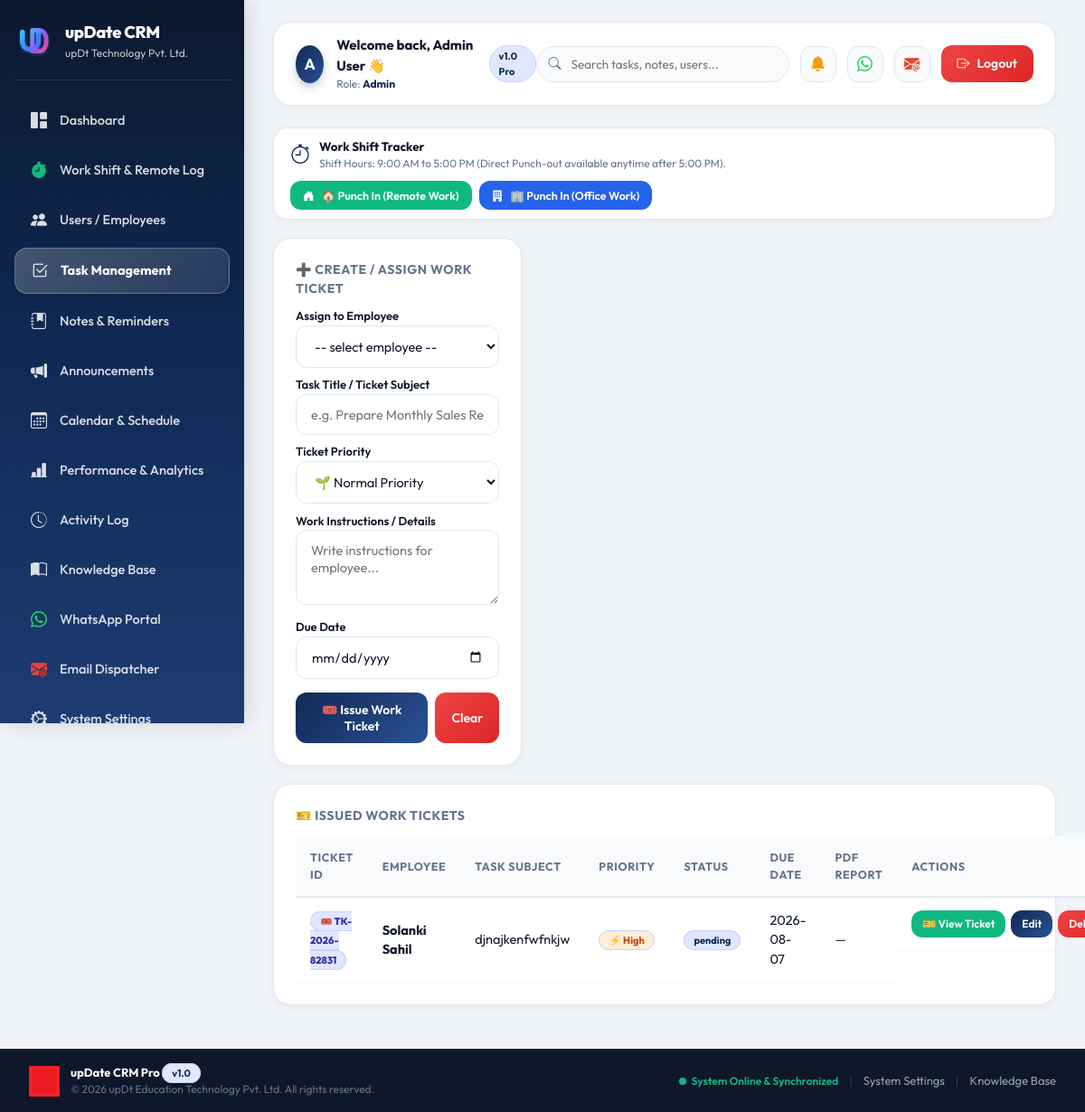
Page /admin/tasks.php (signed in) on the committed database.
### tables this page shows
CREATE TABLE `tasks` (
  `id` int(11) NOT NULL AUTO_INCREMENT,
  `title` varchar(255) NOT NULL,
  `description` text DEFAULT NULL,
  `assigned_to` int(11) NOT NULL,
  `status` enum('pending','completed') DEFAULT 'pending',
  `created_at` timestamp NOT NULL DEFAULT current_timestamp(),
  `assigned_by` int(11) DEFAULT 0,
  `due_date` date DEFAULT NULL,
  `submission_note` text DEFAULT NULL,
  `submission_time` datetime DEFAULT NULL,
  `user_id` int(11) DEFAULT 0,
  `created_by` int(11) DEFAULT 0,
  `submission_file` varchar(255) DEFAULT NULL,
  `submitted_at` datetime DEFAULT NULL,
  `remarks` text DEFAULT NULL,
  `ticket_id` varchar(50) DEFAULT NULL,
  `priority` varchar(20) DEFAULT 'Normal',
  PRIMARY KEY (`id`),
  KEY `assigned_to` (`assigned_to`),
  CONSTRAINT `tasks_ibfk_1` FOREIGN KEY (`assigned_to`) REFERENCES `users` (`id`) ON DELETE CASCADE
);

### admin/tasks.php (the view, shortened to what this page needs)
<?php
include __DIR__."/../includes/header.php";
$sql = "SELECT t.*, COALESCE(u.name, 'Unassigned') AS user_name, u.email
        FROM tasks t
        LEFT JOIN users u ON u.id = COALESCE(NULLIF(t.user_id,0), NULLIF(t.assigned_to,0))
        ORDER BY t.created_at DESC";
$tasks = $conn->query($sql);
?>
<div class="grid">
  <div class="card">
    <h3>➕ Create / Assign Work Ticket</h3>
    <form action="task_save.php" method="post" class="form" style="display:grid; gap:.6rem; max-width:600px">
      <label style="font-size:13px; font-weight:600;">Assign to Employee
        <select name="user_id" id="user_id" class="input" required>
          <option value="">-- select employee --</option>
        </select>
      </label>
      <label style="font-size:13px; font-weight:600;">Task Title / Ticket Subject
        <input type="text" name="title" id="title" class="input" placeholder="e.g. Prepare Monthly Sales Report" required>
      </label>
      <label style="font-size:13px; font-weight:600;">Ticket Priority
        <select name="priority" id="priority" class="input">
          <option value="Normal">🌱 Normal Priority</option>
        </select>
      </label>
      <label style="font-size:13px; font-weight:600;">Work Instructions / Details
        <textarea name="description" id="description" class="input" rows="3" placeholder="Write instructions for employee..."></textarea>
      </label>
      <label style="font-size:13px; font-weight:600;">Due Date
        <input type="date" name="due_date" id="due_date" class="input">
      </label>
      <div style="display:flex; gap:.5rem; margin-top:6px;">
        <button class="btn" type="submit">🎟️ Issue Work Ticket</button>
        <button class="btn danger-btn" type="reset" onclick="clearForm()">Clear</button>
      </div>
    </form>
  </div>
  <div class="card" style="grid-column: 1 / -1;">
    <h3>🎫 Issued Work Tickets</h3>
    <div class="table">
      <table style="width:100%; border-collapse:collapse;">
        <thead>
          <tr>
            <th>Ticket ID</th>
            <th>Employee</th>
            <th>Task Subject</th>
            <th>Priority</th>
            <th>Status</th>
            <th>Due Date</th>
            <th>PDF Report</th>
            <th>Actions</th>
          </tr>
        </thead>
        <tbody>
        <?php if ($tasks) { while($t = $tasks->fetch_assoc()):
            $tid = $t['ticket_id'] ?: ("TK-" . date('Y') . "-" . str_pad($t['id'], 5, '0', STR_PAD_LEFT));
            $p = $t['priority'] ?: 'Normal';
        ?>
          <tr>
            <td>
              <span class="badge" style="background:#e0e7ff; color:#3730a3; font-weight:800;">
                🎟️ <?php echo htmlspecialchars($tid); ?>
              </span>
            </td>
            <td><strong><?php echo htmlspecialchars($t['user_name'] ?? '—'); ?></strong></td>
            <td><?php echo htmlspecialchars($t['title'] ?? '—'); ?></td>
            <td>
              <span class="badge" style="background:<?php echo $p==='Urgent'?'#fee2e2':($p==='High'?'#ffedd5':'#f1f5f9'); ?>; color:<?php echo $p==='Urgent'?'#991b1b':($p==='High'?'#c2410c':'#334155'); ?>;">
                <?php echo $p==='Urgent'?'🔥 Urgent':($p==='High'?'⚡ High':'🌱 Normal'); ?>
              </span>
            </td>
            <td><span class="badge"><?php echo htmlspecialchars($t['status'] ?? 'pending'); ?></span></td>
            <td><?php echo $t['due_date'] ?: '—'; ?></td>
            <td>
              <?php if(!empty($t['submission_file'])): ?>
                <a class="link" href="../uploads/tasks/<?php echo urlencode($t['submission_file']); ?>" target="_blank">📄 View PDF</a>
              <?php else: ?>
                —
              <?php endif; ?>
            </td>
            <td style="white-space:nowrap; display:flex; gap:6px;">
              <a class="btn" style="padding:6px 12px; font-size:12px; background:#10b981; border:none;" href="../view_ticket.php?id=<?php echo $t['id']; ?>" target="_blank">🎫 View Ticket</a>
              <button class="btn" style="padding:6px 12px; font-size:12px;" onclick='editTask(<?php echo json_encode([
                "id"=>$t["id"],
                "user_id"=>$t["user_id"] ?? $t["assigned_to"] ?? 0,
                "title"=>$t["title"],
                "priority"=>$t["priority"] ?? "Normal",
                "description"=>$t["description"] ?? '',
                "due_date"=>$t["due_date"] ?? ''
              ], JSON_HEX_TAG|JSON_HEX_APOS|JSON_HEX_AMP|JSON_HEX_QUOT); ?>)'>Edit</button>
              <a class="btn danger-btn" style="padding:6px 12px; font-size:12px;" href="task_delete.php?id=<?php echo $t['id']; ?>" onclick="return confirm('Delete this ticket?')">Delete</a>
            </td>
          </tr>
        <?php endwhile; } ?>
        </tbody>
      </table>
    </div>
  </div>
</div>
<?php include __DIR__."/../includes/footer.php"; ?>

### assets/css/style.css (style rules this page uses)
:root { --brand-primary: #102a56; --brand-gradient: linear-gradient(135deg, #102a56 0%, #1e3c72 50%, #2a5298 100%); --bg-main: #f1f5f9; --card-bg: #ffffff; --text-dark: #0f172a; --text-muted: #64748b; --border-light: #e2e8f0; --accent-blue: #2563eb; --accent-emerald: #10b981; --accent-rose: #ef4444; --accent-amber: #f59e0b; --shadow-sm: 0 2px 10px rgba(15, 23, 42, 0.05); --shadow-md: 0 12px 28px -6px rgba(15, 23, 42, 0.09); }
* { box-sizing: border-box; margin: 0; padding: 0; }
body { font-family: 'Outfit', -apple-system, BlinkMacSystemFont, 'Segoe UI', Roboto, sans-serif; background: var(--bg-main); color: var(--text-dark); font-size: 15px; line-height: 1.5; -webkit-font-smoothing: antialiased; }
.badge { font-size: 11px; background: #e0e7ff; border: 1px solid #c7d2fe; color: var(--brand-primary); padding: 3px 10px; border-radius: 999px; font-weight: 700; }
.btn { padding: 10px 18px; border-radius: 12px; background: var(--brand-gradient); color: #ffffff; border: none; font-weight: 600; font-size: 14px; font-family: inherit; cursor: pointer; text-decoration: none; display: inline-flex; align-items: center; gap: 8px; transition: all 0.2s; }
.danger-btn { background: linear-gradient(135deg, #ef4444 0%, #dc2626 100%); }
.grid { display: grid; grid-template-columns: repeat(auto-fit, minmax(230px, 1fr)); gap: 20px; margin-bottom: 24px; }
.card { background: var(--card-bg); border: 1px solid var(--border-light); border-radius: 20px; padding: 24px; box-shadow: var(--shadow-sm); transition: transform 0.2s, box-shadow 0.2s; }
.card h3 { margin: 0 0 10px 0; font-size: 14px; text-transform: uppercase; letter-spacing: 0.6px; color: var(--text-muted); font-weight: 700; }
.input, select, textarea { width: 100%; padding: 12px 16px; border: 1.5px solid var(--border-light); border-radius: 12px; font-family: inherit; font-size: 14.5px; background: #ffffff; outline: none; transition: all 0.2s; color: var(--text-dark); }
table { width: 100%; border-collapse: collapse; margin-top: 12px; }
th { background: #f8fafc; color: var(--text-muted); font-size: 12.5px; font-weight: 700; text-transform: uppercase; letter-spacing: 0.6px; padding: 14px 16px; text-align: left; border-bottom: 2px solid var(--border-light); }
td { padding: 14px 16px; border-bottom: 1px solid #f1f5f9; font-size: 14.5px; vertical-align: middle; }

### rows in the picture
tasks: ticket "TK-2026-82831", user_name "Solanki Sahil", title "djnajkenfwfnkjw", priority "⚡ High", status "pending", due_date "2026-08-07"

### other values in the picture
substr($name, 0, 1) "A"
$name "Admin User"
$role "Admin"
